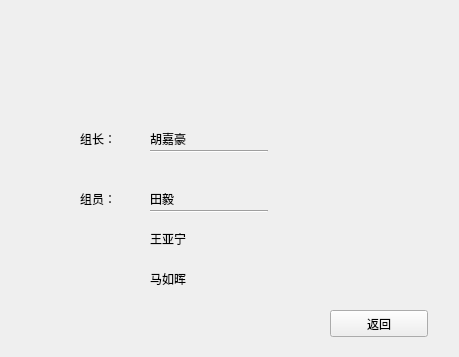
<?xml version="1.0" encoding="UTF-8"?>
<ui version="4.0">
 <class>group</class>
 <widget class="QWidget" name="group">
  <property name="geometry">
   <rect>
    <x>0</x>
    <y>0</y>
    <width>459</width>
    <height>357</height>
   </rect>
  </property>
  <property name="windowTitle">
   <string>Form</string>
  </property>
  <widget class="QLabel" name="label">
   <property name="geometry">
    <rect>
     <x>80</x>
     <y>130</y>
     <width>67</width>
     <height>17</height>
    </rect>
   </property>
   <property name="text">
    <string>组长：</string>
   </property>
  </widget>
  <widget class="QLabel" name="label_2">
   <property name="geometry">
    <rect>
     <x>150</x>
     <y>130</y>
     <width>67</width>
     <height>17</height>
    </rect>
   </property>
   <property name="text">
    <string>胡嘉豪</string>
   </property>
  </widget>
  <widget class="QLabel" name="label_3">
   <property name="geometry">
    <rect>
     <x>80</x>
     <y>190</y>
     <width>67</width>
     <height>17</height>
    </rect>
   </property>
   <property name="text">
    <string>组员：</string>
   </property>
  </widget>
  <widget class="QLabel" name="label_4">
   <property name="geometry">
    <rect>
     <x>150</x>
     <y>190</y>
     <width>67</width>
     <height>17</height>
    </rect>
   </property>
   <property name="text">
    <string>田毅</string>
   </property>
  </widget>
  <widget class="QLabel" name="label_5">
   <property name="geometry">
    <rect>
     <x>150</x>
     <y>230</y>
     <width>67</width>
     <height>17</height>
    </rect>
   </property>
   <property name="text">
    <string>王亚宁</string>
   </property>
  </widget>
  <widget class="QLabel" name="label_6">
   <property name="geometry">
    <rect>
     <x>150</x>
     <y>270</y>
     <width>67</width>
     <height>17</height>
    </rect>
   </property>
   <property name="text">
    <string>马如晖</string>
   </property>
  </widget>
  <widget class="Line" name="line">
   <property name="geometry">
    <rect>
     <x>150</x>
     <y>150</y>
     <width>118</width>
     <height>3</height>
    </rect>
   </property>
   <property name="orientation">
    <enum>Qt::Horizontal</enum>
   </property>
  </widget>
  <widget class="Line" name="line_2">
   <property name="geometry">
    <rect>
     <x>150</x>
     <y>210</y>
     <width>118</width>
     <height>3</height>
    </rect>
   </property>
   <property name="orientation">
    <enum>Qt::Horizontal</enum>
   </property>
  </widget>
  <widget class="QPushButton" name="pushButton">
   <property name="geometry">
    <rect>
     <x>330</x>
     <y>310</y>
     <width>98</width>
     <height>27</height>
    </rect>
   </property>
   <property name="text">
    <string>返回</string>
   </property>
  </widget>
 </widget>
 <resources/>
 <connections/>
</ui>
